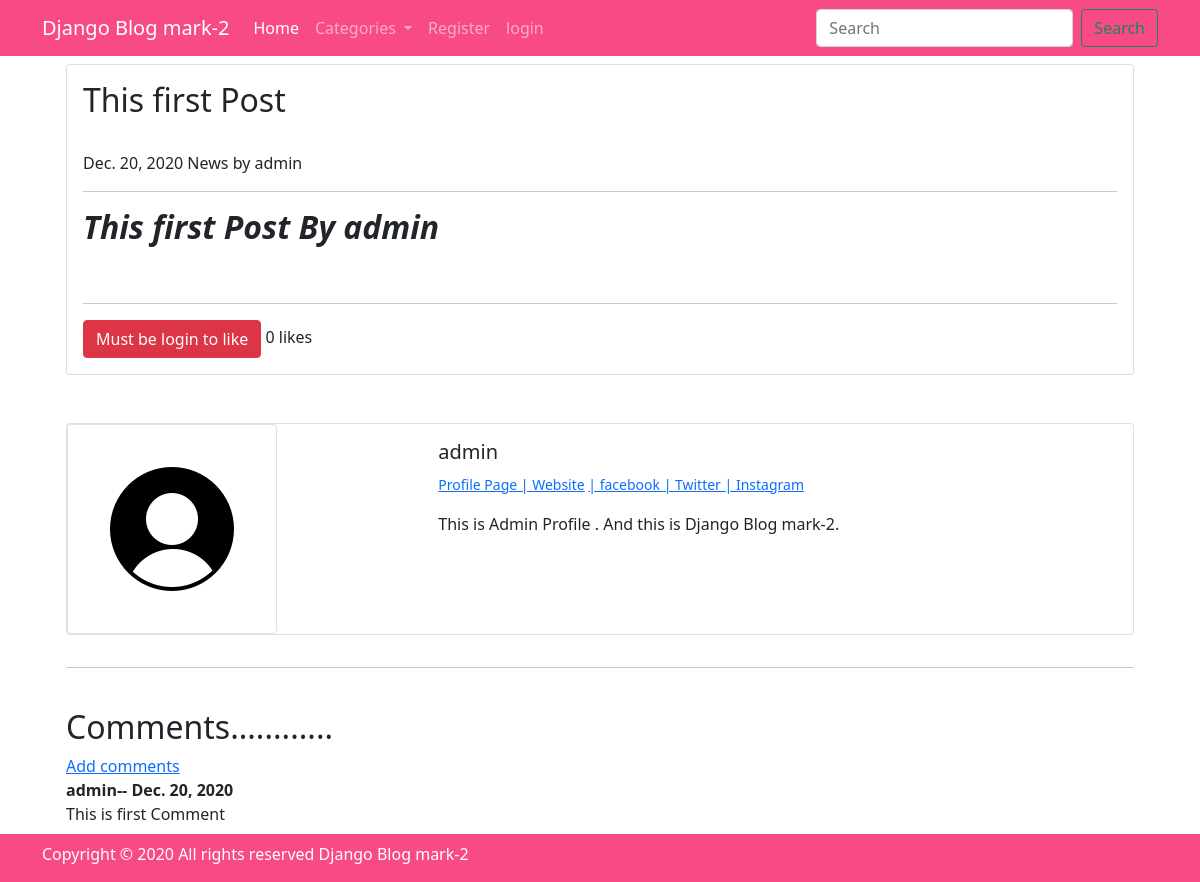
The page /article/18 on the database its author committed.
### theblog/models.py (models this page shows, shortened)
class Post(models.Model):
    title = models.CharField(max_length=250)
    author  =models.ForeignKey(User,on_delete=models.CASCADE)
    body=RichTextField(blank=True,null=True)
    category=models.CharField(max_length=50,default='unknown')
    snippets=models.CharField(max_length=250)
    thumbnail=models.ImageField(null=True , blank=True ,upload_to='static/upload/images/')
    publish = models.DateTimeField(auto_now_add=True)
    likes= models.ManyToManyField(User,related_name='blog_posts')
    def total_likes(self):
        return self.likes.count()

class Profile(models.Model):
    user=models.OneToOneField(User, null=True,on_delete=models.CASCADE)
    bio= models.TextField()
    profile_pic=models.ImageField(null=True , blank=True ,upload_to='static/profile/images/')
    website_url = models.CharField(max_length=250,null=True , blank=True)
    facebook_url = models.CharField(max_length=250,null=True , blank=True)
    instagram_url = models.CharField(max_length=250,null=True , blank=True)
    twitter_url = models.CharField(max_length=250,null=True , blank=True)

class Comment(models.Model):
    post= models.ForeignKey(Post,on_delete=models.CASCADE,related_name="comments")
    name=models.CharField(max_length=250)
    body=models.TextField()
    date_added=models.DateTimeField(auto_now_add=True)

### theblog/views.py (the view)
# urls.py: path('article/<int:pk>', ArticleDetailView.as_view(),name='article'),
class ArticleDetailView(DetailView):
    model=Post
    template_name='article_details.html'
    def get_context_data(self,*args,**kwargs):
        cate_menu =Category.objects.all()
        context =super(ArticleDetailView,self).get_context_data(*args,**kwargs)
        stuff=get_object_or_404(Post,id=self.kwargs['pk'])
        total_likes=stuff.total_likes()
        liked=False
        if stuff.likes.filter(id=self.request.user.id).exists():
            liked=True
        context['cate_menu']=cate_menu
        context['total_likes']=total_likes
        context['liked']=liked
        return context

### theblog/models.py (called while the page is built)
    def __str__(self):
        return self.name

### theblog/templates/article_details.html (shortened to what this page needs)
{% extends 'base.html' %}
{%load static%}
{% block contact %}
<div class="site-section py-0">
    <div class="site-section">
        <div class="container">
          <div class="card" style="width: 100%;">
            <div class="card-body">
              <h2 class="card-text">{{post.title}}</h2>
            </div>
            <div class="card-body">
              <p class="card-text">{{post.publish.date}} {{post.category}} by
                {%if post.author.first_name %}
                {{post.author.first_name}}
                {%else%}
                {{post.author.username}}
                {%endif%}
                    <br><hr>
                    {{post.body|safe}}
              </p>
              <br>
            <hr>
            <form action="{%url 'like_post' post.pk%}" method="POST">
                {% if user.is_authenticated %}
                {%if liked%}
                <button type="submit" name="post_id" value="{{post.id}}" class="btn btn-danger">UnLike</button>
                {%else%}
                <button type="submit" name="post_id" value="{{post.id}}" class="btn btn-success">Like</button>
                {%endif%}
                {%else%}
                <a href="{% url 'login' %}" class="btn btn-danger">Must be login to like</a>
                {%endif%}
                {{total_likes}} likes
            </form>
            </div>
          </div>
            <br><br>
            <div class="card mb-3" style="max-width: 100%;">
              <div class="row g-0">
                <div class="col-md-4">
                  {% if post.author.profile.profile_pic %}
                  <a href="{%url 'profile_page' post.author.profile.id%}">
                    <img class="rounded  img-thumbnail" src="{{post.author.profile.profile_pic.url}}" alt="">
                  </a>
                  {%else%}
                  <img class="rounded img-thumbnail" src="{%static ''%}theblog/images/defualt_user_img.png" alt="">
                  {%endif%}
                </div>
                <div class="col-md-8">
                  <div class="card-body">
                    <h5 class="card-title">
                      {%if post.author.first_name %}
                      {{post.author.first_name}} {{post.author.last_name}}
                      {%else%}
                      {{post.author.username}}
                      {%endif%}</h5>
                    <p class="card-text"><small class="text-muted">
                      {%if post.author.profile.id %}
                      <a href="{%url 'profile_page' post.author.profile.id%}">Profile Page | </a>
                      {%endif%}
                       {%if post.author.profile.website_url %}
                      <a href="{{post.author.profile.website_url}}"> Website</a>
                      {%endif%}
                      {%if post.author.profile.facebook_url %}
                      <a href="{{post.author.profile.facebook_url}}">| facebook </a>
                      {%endif%}
                      {%if post.author.profile.instagram_url %}
                      <a href="{{post.author.profile.instagram_url}}">| Twitter </a>
                      {%endif%}
                      {%if post.author.profile.twitter_url %}
                     <a href="{{post.author.profile.twitter_url}}">| Instagram</a></p>
                     {%endif%}
                   <p>{{post.author.profile.bio}}.</p>
                  </div>
                </div>
              </div>
            </div>
             <div class="row pb-5">
              <div class="col-md-12 ">
                <hr><br>
                <h2>Comments............</h2>
                {% if not post.comments.all %}
                No Comments Yet................ <a href="{%url 'add_comment' post.pk %}"> Add comments</a>
                {% else %}
                 <a href="{%url 'add_comment' post.pk %}"> Add comments</a><br>
                     {%for comment in post.comments.all%}
                     <strong>
                           {{comment.name}}-- {{comment.date_added.date}}</strong><br>
                          {{comment.body}}<br>
                        {%endfor%}
                {%endif%}
               </div>
             </div>
        </div>
    </div>
</div>
{% endblock %}

### theblog/templates/base.html (shortened to what this page needs)
<!doctype html>
<html lang="en">
<head>
  <link href="https://cdn.jsdelivr.net/npm/bootstrap@5.0.0-beta1/dist/css/bootstrap.min.css" rel="stylesheet"
>
</head>
<body>
  <nav class="navbar navbar-expand-lg navbar-dark sticky-top pt-2  pb-auto" style="background-color: #f84a87;">
    <div class="container ">
      <a class="navbar-brand" href="/">Django Blog mark-2</a>
      <div class="collapse navbar-collapse" id="navbarSupportedContent">
        <ul class="navbar-nav me-auto mb-2 mb-lg-0">
          <li class="nav-item">
            <a class="nav-link active" aria-current="page" href="/">Home</a>
          </li>
          {%if cate_menu %}
          <li class="nav-item dropdown">
            <a class="nav-link dropdown-toggle" href="#" id="navbarDropdown" role="button" data-bs-toggle="dropdown"
              aria-expanded="false">
              Categories
            </a>
          </li>
          {%endif%}
          {% if user.is_authenticated %}
          <li class="nav-item">
            <a href="/add_post" class="nav-link">Add post</a>
          </li>
          <li class="nav-item">
            <a href="/add_category" class="nav-link">Add Category</a>
          </li>
          <li class="nav-item dropdown">
            <a class="nav-link dropdown-toggle" href="#" id="navbarDropdown" role="button" data-bs-toggle="dropdown"
              aria-expanded="false">
              {%if user.first_name%}
              {{user.first_name}}
              {%else%}
              {{user.username}}
              {%endif%}
            </a>
            <ul class="dropdown-menu" aria-labelledby="navbarDropdown">
              {% if user.profile.id %}
              <li><a class="dropdown-item" href="{%url 'profile_page' user.profile.id%}">Show Profile</a></li>
              <li><a class="dropdown-item" href="{%url 'edit_profile_page' user.profile.id %}"> Edit profile page</a>
              </li>
              {%else%}
              <li><a class="dropdown-item" href="{%url 'create_profile_page' %}"> Create profile page</a></li>
              {%endif%}
              <li><a class="dropdown-item" href="{% url 'edit_profile' %}">Setting</a></li>
              <li><a href="{% url 'logout' %}" class="dropdown-item">Logout</a></li>
            </ul>
          </li>
          {% else %}
          <li>
            <a href="{% url 'register' %}" class="nav-link ">Register</a>
          </li>
          <li>
            <a href="{% url 'login' %}" class="nav-link ">login</a>
          </li>
          {% endif %}
        </ul>
        <form class="d-flex">
          <input class="form-control me-2" type="search" placeholder="Search" aria-label="Search">
          <button class="btn btn-outline-success" type="submit">Search</button>
        </form>
      </div>
    </div>
  </nav>
  <div class="container py-md-2">
    <div class="row">
      <div class="col-md-12">
        {% block contact %}
        {% endblock %}
      </div>
    </div>
  </div>
  <div class="footer fixed-bottom pt-2" style="background-color: #f84a87;">
    <div class="container">
      <div class="row">
        <div class="col-12">
          <div class="copyright">
            <p style="color: #ffffff;">
              Copyright &copy;
              <script>document.write(new Date().getFullYear());</script> All rights reserved Django Blog mark-2
            </p>
          </div>
        </div>
      </div>
    </div>
  </div>
</body>
</html>

### rows shown on the page
Post: title "This first Post", publish "Dec. 20, 2020", category "News", author.username "admin", body "This first Post By admin", author.profile.bio "This is Admin Profile . And this is Django Blog mark-2"
Comment: name "admin", date_added "Dec. 20, 2020", body "This is first Comment"

### other values the page prints
{{ total_likes }} "0"
